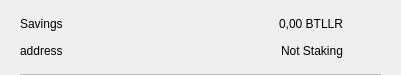
<?xml version="1.0" encoding="UTF-8"?>
<ui version="4.0">
 <class>CSRow</class>
 <widget class="QWidget" name="CSRow">
  <property name="geometry">
   <rect>
    <x>0</x>
    <y>0</y>
    <width>401</width>
    <height>75</height>
   </rect>
  </property>
  <property name="windowTitle">
   <string>Form</string>
  </property>
  <layout class="QVBoxLayout" name="verticalLayout">
   <property name="spacing">
    <number>0</number>
   </property>
   <property name="leftMargin">
    <number>20</number>
   </property>
   <property name="topMargin">
    <number>10</number>
   </property>
   <property name="rightMargin">
    <number>20</number>
   </property>
   <property name="bottomMargin">
    <number>0</number>
   </property>
   <item>
    <widget class="QWidget" name="info" native="true">
     <property name="minimumSize">
      <size>
       <width>0</width>
       <height>0</height>
      </size>
     </property>
     <layout class="QHBoxLayout" name="horizontalLayout_3">
      <property name="leftMargin">
       <number>0</number>
      </property>
      <property name="topMargin">
       <number>0</number>
      </property>
      <property name="rightMargin">
       <number>0</number>
      </property>
      <property name="bottomMargin">
       <number>10</number>
      </property>
      <item>
       <widget class="QWidget" name="container" native="true">
        <property name="minimumSize">
         <size>
          <width>0</width>
          <height>0</height>
         </size>
        </property>
        <layout class="QVBoxLayout" name="verticalLayout_2">
         <property name="spacing">
          <number>0</number>
         </property>
         <property name="leftMargin">
          <number>0</number>
         </property>
         <property name="topMargin">
          <number>0</number>
         </property>
         <property name="rightMargin">
          <number>0</number>
         </property>
         <property name="bottomMargin">
          <number>0</number>
         </property>
         <item>
          <layout class="QHBoxLayout" name="horizontalLayout">
           <item>
            <widget class="QLabel" name="labelName">
             <property name="text">
              <string>Savings</string>
             </property>
            </widget>
           </item>
           <item>
            <spacer name="horizontalSpacer">
             <property name="orientation">
              <enum>Qt::Horizontal</enum>
             </property>
             <property name="sizeHint" stdset="0">
              <size>
               <width>40</width>
               <height>20</height>
              </size>
             </property>
            </spacer>
           </item>
           <item>
            <widget class="QLabel" name="labelAmount">
             <property name="text">
              <string>0,00 BTLLR</string>
             </property>
            </widget>
           </item>
          </layout>
         </item>
         <item>
          <layout class="QHBoxLayout" name="horizontalLayout_2">
           <item>
            <widget class="QLabel" name="labelAddress">
             <property name="text">
              <string>address</string>
             </property>
            </widget>
           </item>
           <item>
            <spacer name="horizontalSpacer_2">
             <property name="orientation">
              <enum>Qt::Horizontal</enum>
             </property>
             <property name="sizeHint" stdset="0">
              <size>
               <width>40</width>
               <height>20</height>
              </size>
             </property>
            </spacer>
           </item>
           <item>
            <widget class="QLabel" name="labelStaking">
             <property name="text">
              <string>Not Staking</string>
             </property>
            </widget>
           </item>
          </layout>
         </item>
        </layout>
       </widget>
      </item>
      <item alignment="Qt::AlignHCenter|Qt::AlignVCenter">
       <widget class="QPushButton" name="pushButtonMenu">
        <property name="minimumSize">
         <size>
          <width>24</width>
          <height>24</height>
         </size>
        </property>
        <property name="maximumSize">
         <size>
          <width>32</width>
          <height>32</height>
         </size>
        </property>
        <property name="focusPolicy">
         <enum>Qt::NoFocus</enum>
        </property>
        <property name="styleSheet">
         <string notr="true">border:none; background-color:transparent;</string>
        </property>
        <property name="text">
         <string/>
        </property>
        <property name="icon">
         <iconset>
          <normaloff>://ic-menu-hover</normaloff>://ic-menu-hover</iconset>
        </property>
        <property name="iconSize">
         <size>
          <width>24</width>
          <height>24</height>
         </size>
        </property>
       </widget>
      </item>
     </layout>
    </widget>
   </item>
   <item>
    <widget class="QLabel" name="lblDivisory">
     <property name="minimumSize">
      <size>
       <width>0</width>
       <height>1</height>
      </size>
     </property>
     <property name="maximumSize">
      <size>
       <width>16777215</width>
       <height>1</height>
      </size>
     </property>
     <property name="styleSheet">
      <string notr="true">background-color:#bababa;</string>
     </property>
     <property name="text">
      <string/>
     </property>
     <property name="alignment">
      <set>Qt::AlignBottom|Qt::AlignLeading|Qt::AlignLeft</set>
     </property>
    </widget>
   </item>
  </layout>
 </widget>
 <resources/>
 <connections/>
</ui>
